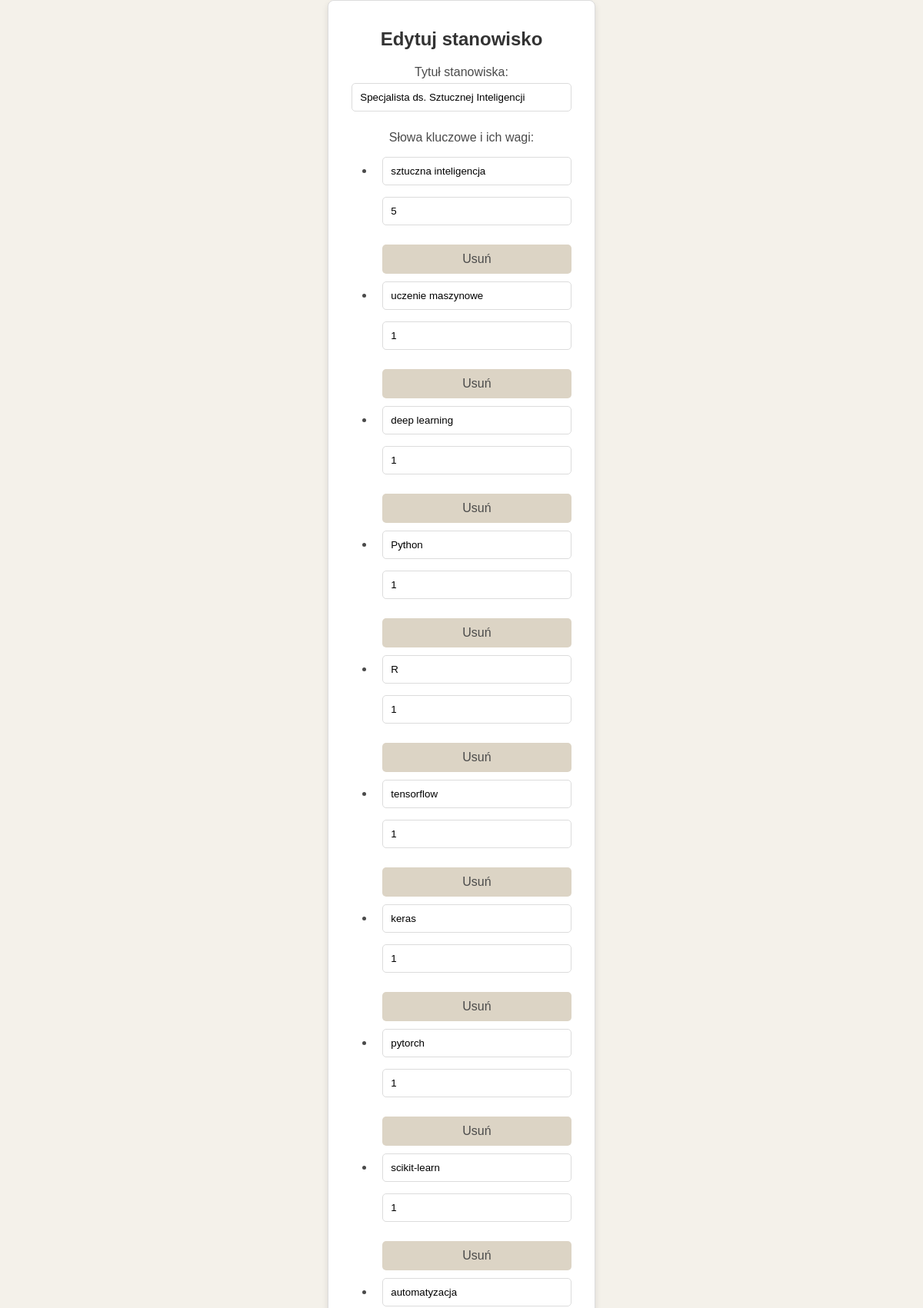
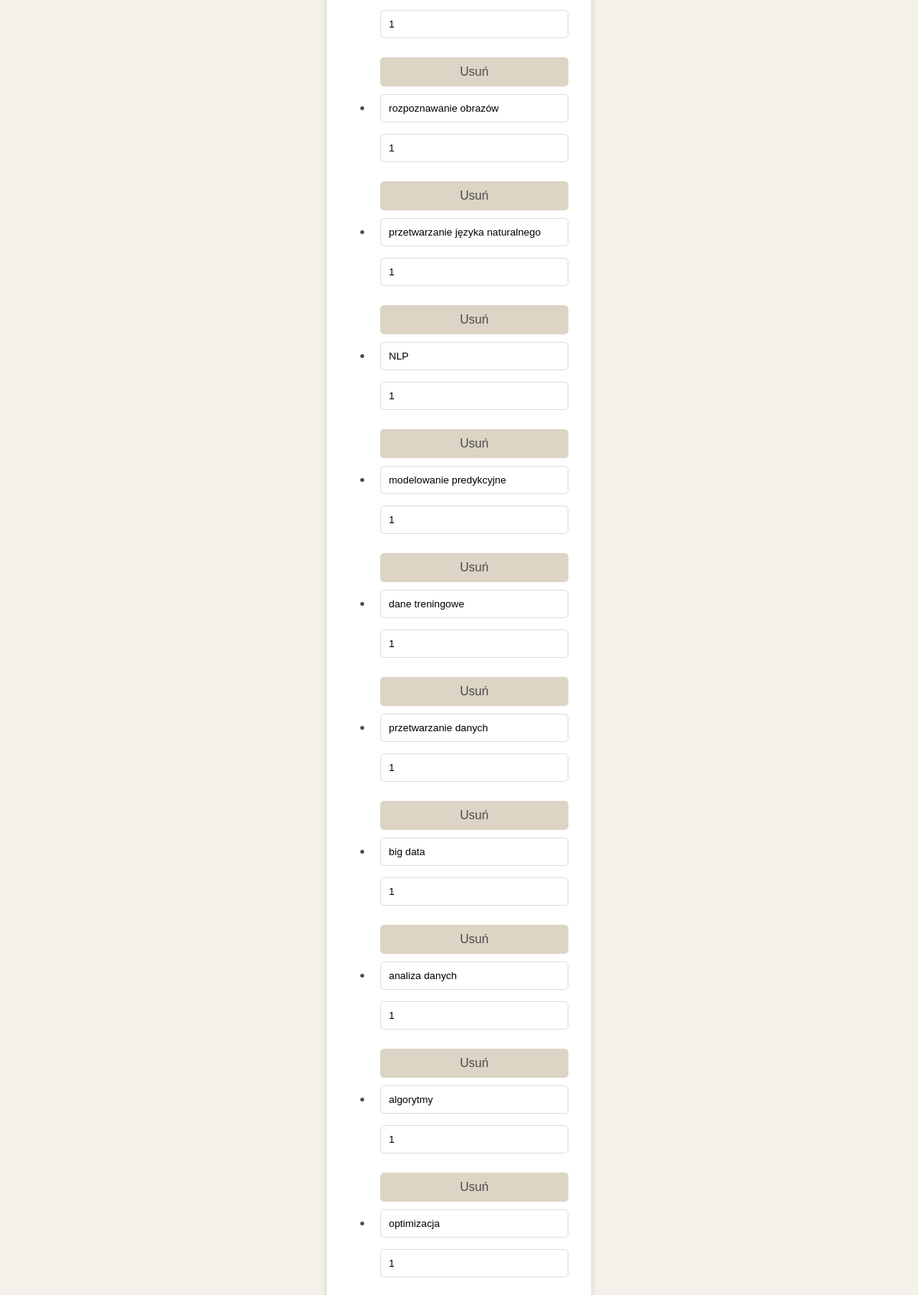
The page /edit_position/30 (upper part) on the database its author committed (2 pictures, top to bottom).
### models.py (models this page shows)
class Position(db.Model):
    id = db.Column(db.Integer, primary_key=True)
    title = db.Column(db.String(100), nullable=False)
    is_default = db.Column(db.Boolean, default=False)
    user_id = db.Column(db.Integer, db.ForeignKey('user.id'))
    user = db.relationship("User", back_populates="positions")
    keywords = db.relationship("Keyword", back_populates="position", cascade="all, delete-orphan")

class Keyword(db.Model):
    id = db.Column(db.Integer, primary_key=True)
    word = db.Column(db.String(50), nullable=False)
    position_id = db.Column(db.Integer, db.ForeignKey("position.id"), nullable=False)
    weight = db.Column(db.Integer, nullable=False, default=1)
    position = db.relationship("Position", back_populates="keywords")

### app.py (the view, shortened to what this page needs)
    @app.route("/edit_position/<int:position_id>", methods=["GET", "POST"])
    def edit_position(position_id):
        position = Position.query.get_or_404(position_id)
        keywords = Keyword.query.filter_by(position_id=position.id).all()
        return render_template("edit_position.html", position=position, keywords=keywords)

### templates/edit_position.html (shortened to what this page needs)
<!DOCTYPE html>
<html lang="pl">
<head>
    <link rel="stylesheet" href="../static/stylesPosition.css">
</head>
<body>
    <div class="center-container">
        <div class="content-box">
            <h1>Edytuj stanowisko</h1>
            <form action="/edit_position/{{ position.id }}" method="POST">
                <label for="title">Tytuł stanowiska:</label>
                <input type="text" id="title" name="title" value="{{ position.title }}" required>
                <label>Słowa kluczowe i ich wagi:</label>
                <ul class="keywords-list">
                    {% for keyword in keywords %}
                    <li>
                        <input type="text" name="keyword_words" value="{{ keyword.word }}" required>
                        <input type="number" name="weights" value="{{ keyword.weight }}" min="1" max="5" required>
                        <button type="button" onclick="removeKeyword(this, '{{ keyword.id }}')">Usuń</button>
                    </li>
                    {% endfor %}
                </ul>
            </form>
        </div>
    </div>
</body>
</html>

### static/stylesPosition.css (style rules this page uses)
body { font-family: Arial, sans-serif; background-color: #f4f1ea; color: #4a4a4a; margin: 0; padding: 0; }
.center-container { display: flex; justify-content: center; align-items: center; min-height: 100vh; }
.content-box { background-color: #fff; border: 1px solid #dcdcdc; border-radius: 8px; box-shadow: 0 4px 8px rgba(0, 0, 0, 0.1); padding: 20px; max-width: 400px; text-align: center; }
h1, h2 { font-size: 24px; color: #333; margin-bottom: 20px; }
label { display: block; margin: 10px 0 5px; font-size: 16px; color: #4a4a4a; }
input[type='text'], input[type='number'], input[type='file'], select { width: calc(100% - 20px); padding: 10px; margin-bottom: 15px; border: 1px solid #dcdcdc; border-radius: 5px; box-sizing: border-box; }
button, .action-button { width: calc(100% - 20px); padding: 10px; background-color: #dcd4c5; color: #4a4a4a; border: 1px solid #b0a999; border-radius: 5px; cursor: pointer; transition: background-color 0.3s, color 0.3s; display: block; text-align: center; margin: 10px auto; text-decoration: none; font-size: 16px; font-family: inherit; box-sizing: border-box; }
button { appearance: none; border: none; text-align: center; justify-content: center; }

### rows shown on the page
Position: title "Specjalista ds. Sztucznej Inteligencji"
Keyword: keyword_words "sztuczna inteligencja", weights "5"
Keyword: keyword_words "uczenie maszynowe", weights "1"
Keyword: keyword_words "deep learning", weights "1"
Keyword: keyword_words "Python", weights "1"
Keyword: keyword_words "R", weights "1"
Keyword: keyword_words "tensorflow", weights "1"
Keyword: keyword_words "keras", weights "1"
Keyword: keyword_words "pytorch", weights "1"
Keyword: keyword_words "scikit-learn", weights "1"
Keyword: keyword_words "automatyzacja", weights "1"
Keyword: keyword_words "rozpoznawanie obrazów", weights "1"
Keyword: keyword_words "przetwarzanie języka naturalnego", weights "1"
Keyword: keyword_words "NLP", weights "1"
Keyword: keyword_words "modelowanie predykcyjne", weights "1"
Keyword: keyword_words "dane treningowe", weights "1"
Keyword: keyword_words "przetwarzanie danych", weights "1"
Keyword: keyword_words "big data", weights "1"
Keyword: keyword_words "analiza danych", weights "1"
Keyword: keyword_words "algorytmy", weights "1"
Keyword: keyword_words "optimizacja", weights "1"
